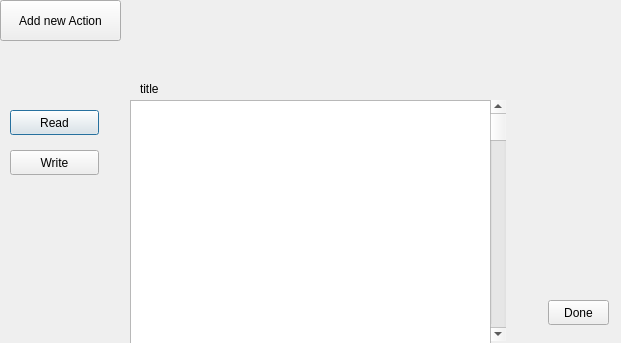
<?xml version="1.0" encoding="UTF-8"?>
<ui version="4.0">
 <class>NewAction</class>
 <widget class="QDialog" name="NewAction">
  <property name="geometry">
   <rect>
    <x>0</x>
    <y>0</y>
    <width>621</width>
    <height>343</height>
   </rect>
  </property>
  <property name="windowTitle">
   <string>Dialog</string>
  </property>
  <widget class="QTextEdit" name="planArea">
   <property name="geometry">
    <rect>
     <x>130</x>
     <y>100</y>
     <width>361</width>
     <height>251</height>
    </rect>
   </property>
  </widget>
  <widget class="QScrollBar" name="verticalScrollBar">
   <property name="geometry">
    <rect>
     <x>490</x>
     <y>100</y>
     <width>16</width>
     <height>241</height>
    </rect>
   </property>
   <property name="orientation">
    <enum>Qt::Vertical</enum>
   </property>
  </widget>
  <widget class="QLabel" name="title_label">
   <property name="geometry">
    <rect>
     <x>140</x>
     <y>80</y>
     <width>351</width>
     <height>17</height>
    </rect>
   </property>
   <property name="text">
    <string>title</string>
   </property>
  </widget>
  <widget class="QPushButton" name="ReadButton">
   <property name="geometry">
    <rect>
     <x>10</x>
     <y>110</y>
     <width>89</width>
     <height>25</height>
    </rect>
   </property>
   <property name="text">
    <string>Read</string>
   </property>
  </widget>
  <widget class="QPushButton" name="WriteButton">
   <property name="geometry">
    <rect>
     <x>10</x>
     <y>150</y>
     <width>89</width>
     <height>25</height>
    </rect>
   </property>
   <property name="text">
    <string>Write</string>
   </property>
  </widget>
  <widget class="QPushButton" name="doneButton">
   <property name="geometry">
    <rect>
     <x>548</x>
     <y>300</y>
     <width>61</width>
     <height>25</height>
    </rect>
   </property>
   <property name="text">
    <string>Done</string>
   </property>
  </widget>
  <widget class="QPushButton" name="addNewActionButton">
   <property name="geometry">
    <rect>
     <x>0</x>
     <y>0</y>
     <width>121</width>
     <height>41</height>
    </rect>
   </property>
   <property name="text">
    <string>Add new Action</string>
   </property>
  </widget>
 </widget>
 <resources/>
 <connections/>
</ui>
